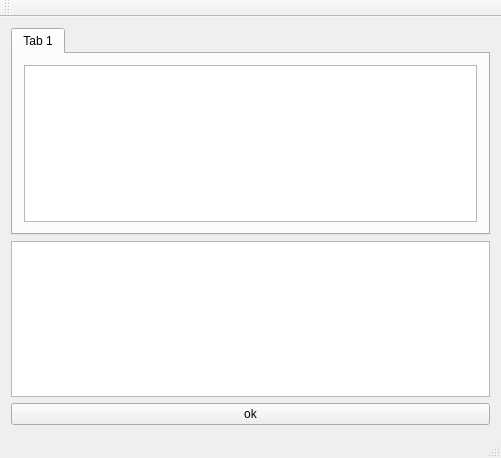
<?xml version="1.0" encoding="UTF-8"?>
<ui version="4.0">
 <class>MainWindow</class>
 <widget class="QMainWindow" name="MainWindow">
  <property name="geometry">
   <rect>
    <x>0</x>
    <y>0</y>
    <width>501</width>
    <height>458</height>
   </rect>
  </property>
  <property name="windowTitle">
   <string>MainWindow</string>
  </property>
  <widget class="QWidget" name="centralWidget">
   <layout class="QVBoxLayout" name="verticalLayout_2">
    <item>
     <widget class="QTabWidget" name="tabWidget">
      <property name="currentIndex">
       <number>0</number>
      </property>
      <widget class="QWidget" name="tab">
       <attribute name="title">
        <string>Tab 1</string>
       </attribute>
       <layout class="QVBoxLayout" name="verticalLayout">
        <item>
         <widget class="QTextEdit" name="textEdit"/>
        </item>
       </layout>
      </widget>
     </widget>
    </item>
    <item>
     <widget class="QTextEdit" name="textEdit_2"/>
    </item>
    <item>
     <widget class="QPushButton" name="pushButton">
      <property name="text">
       <string>ok</string>
      </property>
     </widget>
    </item>
   </layout>
  </widget>
  <widget class="QMenuBar" name="menuBar">
   <property name="geometry">
    <rect>
     <x>0</x>
     <y>0</y>
     <width>501</width>
     <height>20</height>
    </rect>
   </property>
  </widget>
  <widget class="QToolBar" name="mainToolBar">
   <attribute name="toolBarArea">
    <enum>TopToolBarArea</enum>
   </attribute>
   <attribute name="toolBarBreak">
    <bool>false</bool>
   </attribute>
  </widget>
  <widget class="QStatusBar" name="statusBar"/>
 </widget>
 <layoutdefault spacing="6" margin="11"/>
 <resources/>
 <connections/>
</ui>
